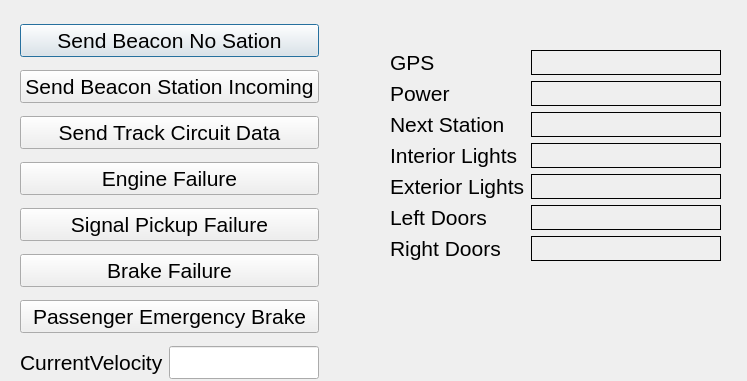
<?xml version="1.0" encoding="UTF-8"?>
<ui version="4.0">
 <class>Testui</class>
 <widget class="QDialog" name="Testui">
  <property name="geometry">
   <rect>
    <x>0</x>
    <y>0</y>
    <width>747</width>
    <height>381</height>
   </rect>
  </property>
  <property name="font">
   <font>
    <pointsize>16</pointsize>
   </font>
  </property>
  <property name="windowTitle">
   <string>Dialog</string>
  </property>
  <widget class="QWidget" name="formLayoutWidget">
   <property name="geometry">
    <rect>
     <x>390</x>
     <y>50</y>
     <width>331</width>
     <height>281</height>
    </rect>
   </property>
   <layout class="QFormLayout" name="formLayout">
    <item row="0" column="0">
     <widget class="QLabel" name="label">
      <property name="text">
       <string>GPS</string>
      </property>
     </widget>
    </item>
    <item row="1" column="0">
     <widget class="QLabel" name="label_2">
      <property name="text">
       <string>Power</string>
      </property>
     </widget>
    </item>
    <item row="2" column="0">
     <widget class="QLabel" name="label_8">
      <property name="text">
       <string>Next Station</string>
      </property>
     </widget>
    </item>
    <item row="3" column="0">
     <widget class="QLabel" name="label_3">
      <property name="text">
       <string>Interior Lights</string>
      </property>
     </widget>
    </item>
    <item row="4" column="0">
     <widget class="QLabel" name="label_4">
      <property name="text">
       <string>Exterior Lights</string>
      </property>
     </widget>
    </item>
    <item row="5" column="0">
     <widget class="QLabel" name="label_5">
      <property name="text">
       <string>Left Doors</string>
      </property>
     </widget>
    </item>
    <item row="6" column="0">
     <widget class="QLabel" name="label_6">
      <property name="text">
       <string>Right Doors</string>
      </property>
     </widget>
    </item>
    <item row="0" column="1">
     <widget class="QLabel" name="GPS">
      <property name="font">
       <font>
        <pointsize>12</pointsize>
       </font>
      </property>
      <property name="frameShape">
       <enum>QFrame::Box</enum>
      </property>
      <property name="text">
       <string/>
      </property>
     </widget>
    </item>
    <item row="1" column="1">
     <widget class="QLabel" name="Power">
      <property name="font">
       <font>
        <pointsize>12</pointsize>
       </font>
      </property>
      <property name="frameShape">
       <enum>QFrame::Box</enum>
      </property>
      <property name="text">
       <string/>
      </property>
     </widget>
    </item>
    <item row="2" column="1">
     <widget class="QLabel" name="NextStation">
      <property name="font">
       <font>
        <pointsize>12</pointsize>
       </font>
      </property>
      <property name="frameShape">
       <enum>QFrame::Box</enum>
      </property>
      <property name="text">
       <string/>
      </property>
     </widget>
    </item>
    <item row="3" column="1">
     <widget class="QLabel" name="InteriorLights">
      <property name="font">
       <font>
        <pointsize>12</pointsize>
       </font>
      </property>
      <property name="frameShape">
       <enum>QFrame::Box</enum>
      </property>
      <property name="text">
       <string/>
      </property>
     </widget>
    </item>
    <item row="4" column="1">
     <widget class="QLabel" name="ExteriorLights">
      <property name="font">
       <font>
        <pointsize>12</pointsize>
       </font>
      </property>
      <property name="frameShape">
       <enum>QFrame::Box</enum>
      </property>
      <property name="text">
       <string/>
      </property>
     </widget>
    </item>
    <item row="5" column="1">
     <widget class="QLabel" name="LeftDoors">
      <property name="font">
       <font>
        <pointsize>12</pointsize>
       </font>
      </property>
      <property name="frameShape">
       <enum>QFrame::Box</enum>
      </property>
      <property name="text">
       <string/>
      </property>
     </widget>
    </item>
    <item row="6" column="1">
     <widget class="QLabel" name="RightDoors">
      <property name="font">
       <font>
        <pointsize>12</pointsize>
       </font>
      </property>
      <property name="frameShape">
       <enum>QFrame::Box</enum>
      </property>
      <property name="text">
       <string/>
      </property>
     </widget>
    </item>
   </layout>
  </widget>
  <widget class="QWidget" name="verticalLayoutWidget">
   <property name="geometry">
    <rect>
     <x>20</x>
     <y>17</y>
     <width>299</width>
     <height>371</height>
    </rect>
   </property>
   <layout class="QVBoxLayout" name="verticalLayout">
    <item>
     <widget class="QPushButton" name="noStation">
      <property name="text">
       <string>Send Beacon No Sation</string>
      </property>
     </widget>
    </item>
    <item>
     <widget class="QPushButton" name="beaconStation">
      <property name="text">
       <string>Send Beacon Station Incoming</string>
      </property>
     </widget>
    </item>
    <item>
     <widget class="QPushButton" name="sendTackCircuit">
      <property name="text">
       <string>Send Track Circuit Data</string>
      </property>
     </widget>
    </item>
    <item>
     <widget class="QPushButton" name="EngineFailure">
      <property name="text">
       <string>Engine Failure</string>
      </property>
     </widget>
    </item>
    <item>
     <widget class="QPushButton" name="SignalPickupFailure">
      <property name="text">
       <string>Signal Pickup Failure</string>
      </property>
     </widget>
    </item>
    <item>
     <widget class="QPushButton" name="BrakeFailure">
      <property name="text">
       <string>Brake Failure</string>
      </property>
     </widget>
    </item>
    <item>
     <widget class="QPushButton" name="passengerEmergencyBrake">
      <property name="text">
       <string>Passenger Emergency Brake</string>
      </property>
     </widget>
    </item>
    <item>
     <layout class="QHBoxLayout" name="horizontalLayout">
      <item>
       <widget class="QLabel" name="label_9">
        <property name="text">
         <string>CurrentVelocity</string>
        </property>
       </widget>
      </item>
      <item>
       <widget class="QLineEdit" name="currentVelocity"/>
      </item>
     </layout>
    </item>
   </layout>
  </widget>
  <widget class="QLabel" name="ID">
   <property name="geometry">
    <rect>
     <x>690</x>
     <y>340</y>
     <width>51</width>
     <height>31</height>
    </rect>
   </property>
   <property name="text">
    <string/>
   </property>
  </widget>
 </widget>
 <resources/>
 <connections/>
</ui>
